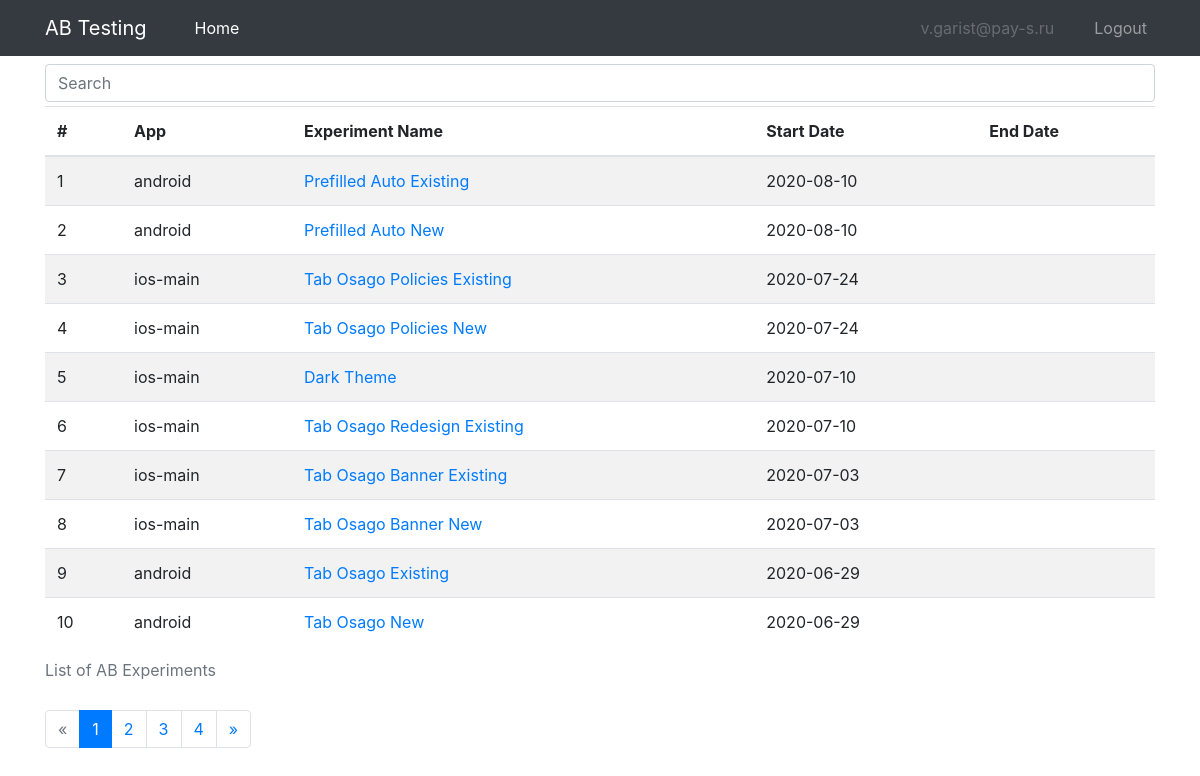
Before: /index (signed in) with the older database file.
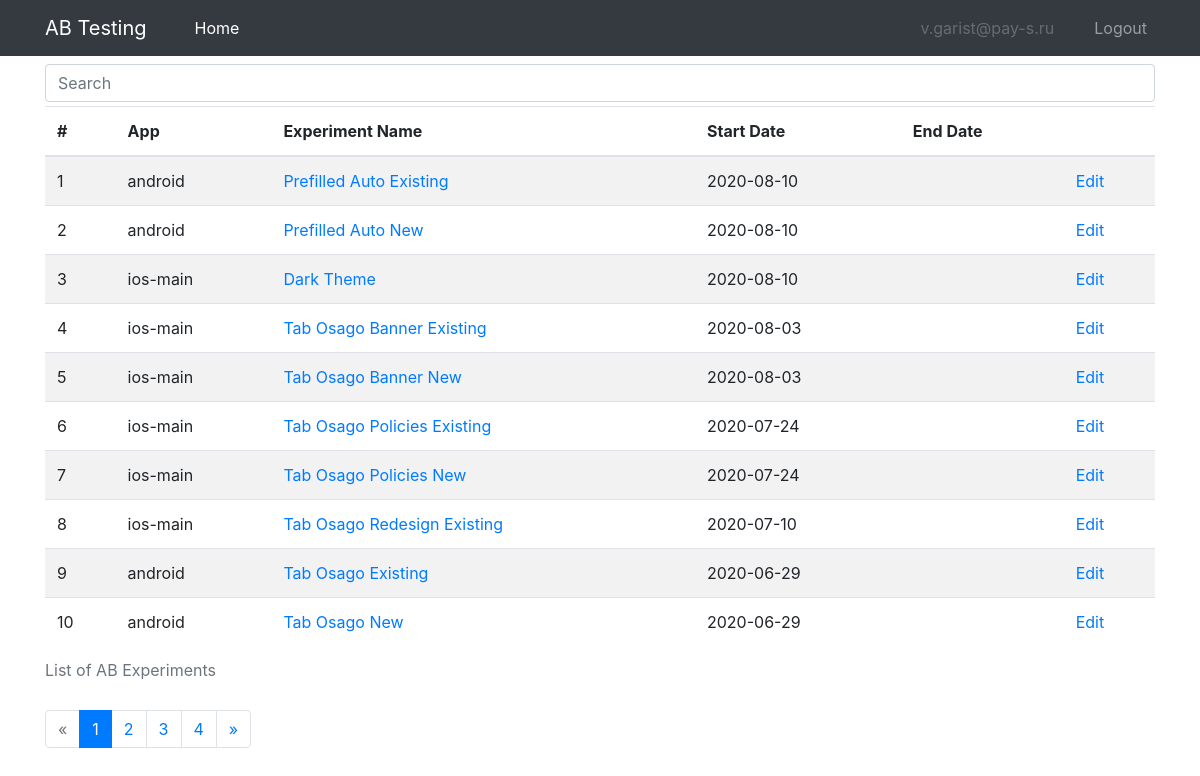
After: the same page with the newer database file.
### models.py (models this page shows, shortened)
class User(UserMixin, db.Model):
    id = db.Column(db.Integer, primary_key=True)
    email = db.Column(db.String(120), index=True, unique=True)
    password_hash = db.Column(db.String(128))
    is_admin = db.Column(db.Boolean, unique=False, default=False)

class ABExperiment(db.Model):
    __tablename__ = "experiment"
    __table_args__ = (db.UniqueConstraint('app_id', 'name', name="unique_constraint_app_exp"), )
    id = db.Column(db.Integer, primary_key=True)
    app_id = db.Column(db.Integer, db.ForeignKey("app.id"))
    name = db.Column(db.String(120), index=True)
    description = db.Column(db.Text)
    metrics = db.Column(db.Text)
    start_date = db.Column(db.Date)
    end_date = db.Column(db.Date)
    options = db.relationship('ABOption', backref='experiment') # cascade="all, delete-orphan"
    @property
    def clean_name(self):
        clean_name = " ".join(
            [i.capitalize() for i in self.name.split("_") if i not in ("exp", "ios", "android")]
        )
        return clean_name

class App(db.Model):
    __tablename__ = "app"
    id = db.Column(db.Integer, primary_key=True)
    name = db.Column(db.String(120), index=True, unique=True)
    experiments = db.relationship('ABExperiment', backref='app')

### ab/ab.py (the view)
@bp.route("/")
@bp.route("/index")
@login_required
def index():
    page = request.args.get("page", default=1, type=int)
    q = request.args.get("q", default="")
    exp_pagination = ABExperiment.query \
        .join(App, ABExperiment.app_id == App.id) \
        .filter(
            (ABExperiment.name.like(f"%{q}%")) | (App.name.like(f"%{q}%"))
        ) \
        .order_by(ABExperiment.start_date.desc(), ABExperiment.name) \
        .limit(100).from_self() \
        .paginate(page=page, per_page=10)
    return render_template("ab/ab_list.html", exp_pagination=exp_pagination, q=q, active_link="home")

### main.py (called while the page is built)
@login.user_loader
def load_user(id):
    return User.query.get(int(id))

### templates/ab/ab_list.html (shortened to what this page needs)
{% extends "base.html" %}
{% from "macros/_pagination.html" import render_pagination %}
{% block content %}
<div class="container">
    <form action="{{ url_for('ab.index') }}" method="GET">
        <div class="form-group mt-2 mb-1">
            <input class="form-control" type="text" name="q" placeholder="Search" aria-label="Search">
        </div>
    </form>
    {% if exp_pagination %}
    <table class="table table-hover table-striped">
        <caption>List of AB Experiments</caption>
        <thead>
            <tr>
                <th scope="col">#</th>
                <th scope="col">App</th>
                <th scope="col">Experiment Name</th>
                <th scope="col">Start Date</th>
                <th scope="col">End Date</th>
                {% if current_user.is_admin %}
                    <th scope="col"></th>
                {% endif %}
            </tr>
        </thead>
        {% for exp in exp_pagination.items %}
        <tr>
            <td>{{ loop.index + ((exp_pagination.page - 1) * exp_pagination.per_page) }}</td>
            <td>{{ exp.app.name }}</td>
            <td><a href="{{ url_for('ab.detail', exp_name=exp.name) }}">{{ exp.clean_name }}</a></td>
            <td>{{ exp.start_date }}</td>
            <td>
            </td>
            {% if current_user.is_admin %}
            <td>
                <a href="{{ url_for('admin.edit_experiment', exp_name=exp.name) }}">Edit</a>
            </td>
            {% endif %}
        </tr>
        {% endfor %}
    </table>
    {{ render_pagination(exp_pagination, endpoint='ab.index', q=q) }}
    {% endif %}
</div>
{% endblock %}

### templates/base.html (shortened to what this page needs)
<!DOCTYPE html>
<html>
    <head>
        <link rel="stylesheet" href="https://stackpath.bootstrapcdn.com/bootstrap/4.5.0/css/bootstrap.min.css">
        <link rel="stylesheet" href="https://stackpath.bootstrapcdn.com/font-awesome/4.7.0/css/font-awesome.min.css">
        <link rel="stylesheet" type="text/css" href="{{ url_for('static', filename='css/style.css') }}">
    </head>
    <body>
    <nav class="navbar navbar-expand-md navbar-dark bg-dark fixed-top">
        <div class="container">
            <a class="navbar-brand" href="{{ url_for('ab.index') }}">AB Testing</a>
            <div class="collapse navbar-collapse" id="navbarCollapse">
                <ul class="navbar-nav mr-auto">
                    <li class="nav-item {{ 'active' if active_link == 'home' else None }} ml-4">
                        <a class="nav-link" href="{{ url_for('ab.index') }}">Home</a>
                    </li>
                </ul>
                <ul class="navbar-nav ml-auto">
                {% if current_user.is_authenticated %}
                    <li class="nav-item mr-4">
                    <a class="nav-link disabled">{{ current_user.email }}</a>
                    </li>
                    <li class="nav-item">
                    <a class="nav-link" href="{{ url_for('auth.logout') }}">Logout</a>
                    </li>
                {% endif %}
                </ul>
            </div>
        </div>
    </nav>
    {% block content %}
    {% endblock %}
    </body>
</html>

### templates/macros/_pagination.html
{% macro render_pagination(pagination, endpoint, q) %}
<nav aria-label="Page navigation example">
    <ul class="pagination">
        {% if pagination.has_prev %}
            {% if q and q != "" %}
                <li class="page-item"><a class="page-link" href="{{ url_for(endpoint, page=pagination.prev_num, q=q) }}">&laquo;</a></li>
            {% else %}
                <li class="page-item"><a class="page-link" href="{{ url_for(endpoint, page=pagination.prev_num) }}">&laquo;</a></li>
            {% endif %}
        {% else %}
            <li class="page-item disabled"><a class="page-link" href="#">&laquo;</a></li>
        {% endif %}
        {% for page in pagination.iter_pages() %}
            {% if page %}
                {% if page != pagination.page %}
                    {% if q and q != "" %}
                        <li class="page-item"><a class="page-link" href="{{ url_for(endpoint, page=page, q=q) }}">{{ page }}</a></li>
                    {% else %}
                        <li class="page-item"><a class="page-link" href="{{ url_for(endpoint, page=page) }}">{{ page }}</a></li>
                    {% endif %}
                {% else %}
                    <li class="page-item active"><span class="page-link">{{ page }}</span></li>
                {% endif %}
            {% endif %}
        {% endfor %}
        {% if pagination.has_next %}
            {% if q and q != "" %}
                <li class="page-item"><a class="page-link" href="{{ url_for(endpoint, q=q, page=pagination.next_num) }}">&raquo;</a></li>
            {% else %}
                <li class="page-item"><a class="page-link" href="{{ url_for(endpoint, page=pagination.next_num) }}">&raquo;</a></li>
            {% endif %}
        {% else %}
            <li class="page-item disabled"><a class="page-link" href="#">&raquo;</a></li>
        {% endif %}
    </ul>
</nav>
{% endmacro %}

### static/css/style.css (style rules this page uses)
body { padding-top: 3.5rem; }

Changed rows visible on the page:
changed User "v.garist@pay-s.ru": is_admin empty → True (drawn)
shown differently, row unchanged: ABExperiment "Prefilled Auto Existing": now shows "Edit"
shown differently, row unchanged: ABExperiment "Prefilled Auto New": now shows "Edit"
changed ABExperiment "Dark Theme": start_date "2020-07-10" → "2020-08-10"; now shows "Edit"; moves up the list
changed ABExperiment "Tab Osago Banner Existing": start_date "2020-07-03" → "2020-08-03"; now shows "Edit"; moves up the list
changed ABExperiment "Tab Osago Banner New": start_date "2020-07-03" → "2020-08-03"; now shows "Edit"; moves up the list
shown differently, row unchanged: ABExperiment "Tab Osago Policies Existing": now shows "Edit"
shown differently, row unchanged: ABExperiment "Tab Osago Policies New": now shows "Edit"
shown differently, row unchanged: ABExperiment "Tab Osago Redesign Existing": now shows "Edit"
shown differently, row unchanged: ABExperiment "Tab Osago Existing": now shows "Edit"
shown differently, row unchanged: ABExperiment "Tab Osago New": now shows "Edit"
